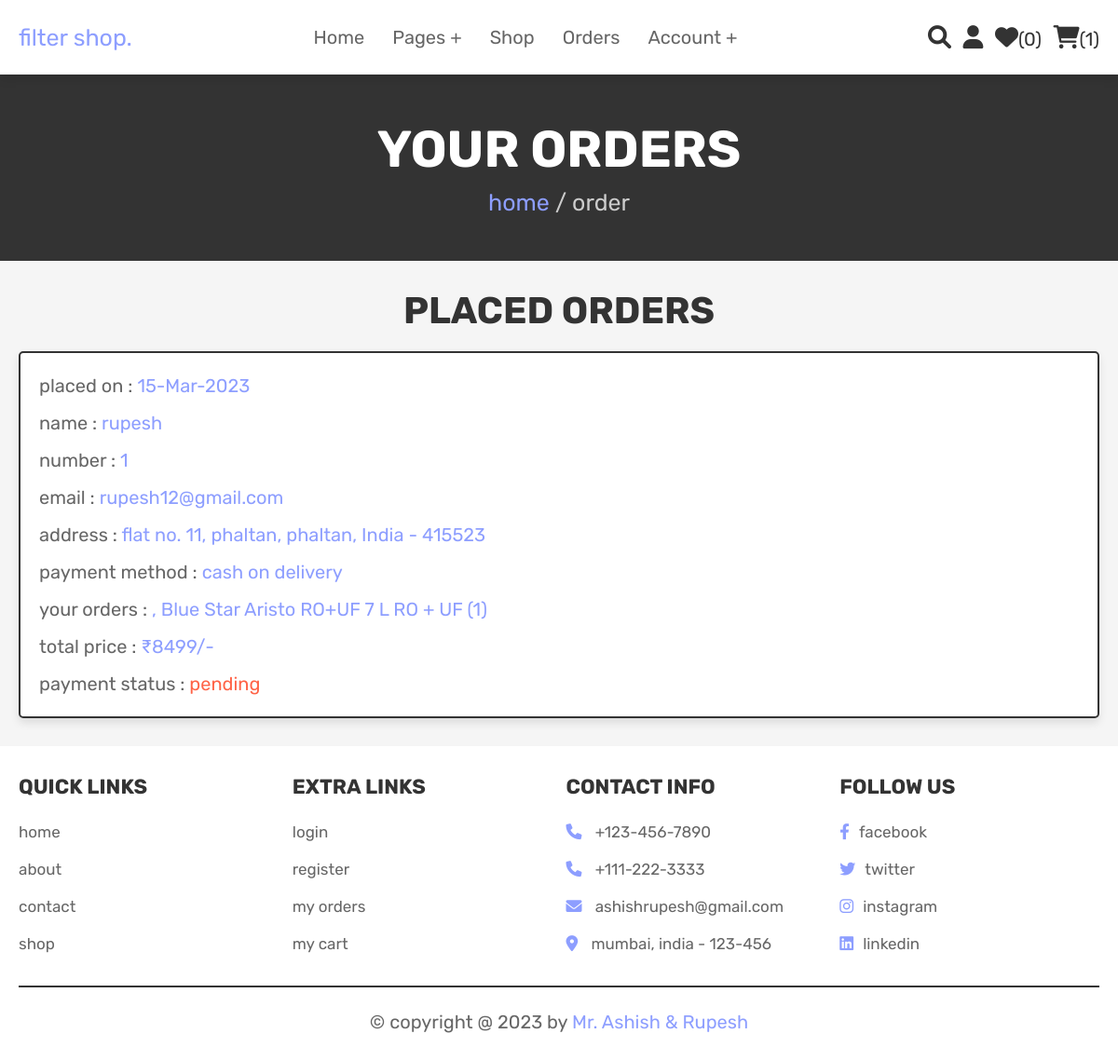
The page /orders.php (signed in) on the database as committed earlier.
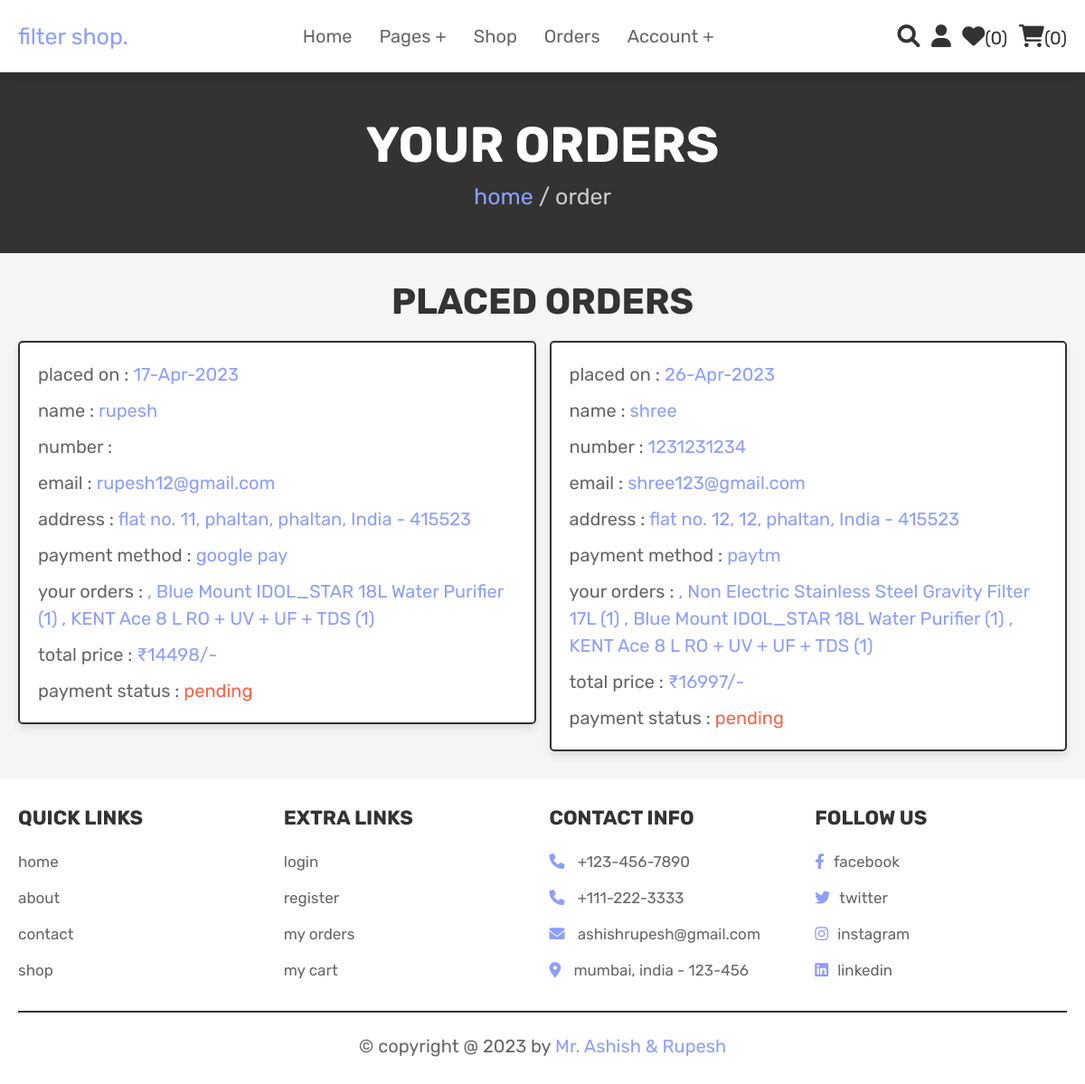
The same page on the database as committed later.
### tables this page shows
CREATE TABLE `orders` (
  `id` int(100) NOT NULL,
  `user_id` int(100) NOT NULL,
  `name` varchar(100) NOT NULL,
  `number` varchar(12) NOT NULL,
  `email` varchar(100) NOT NULL,
  `method` varchar(50) NOT NULL,
  `address` varchar(500) NOT NULL,
  `total_products` varchar(1000) NOT NULL,
  `total_price` int(100) NOT NULL,
  `placed_on` varchar(50) NOT NULL,
  `payment_status` varchar(20) NOT NULL DEFAULT 'pending',
  `order_id` int(100) DEFAULT NULL
);

### orders.php (the view, shortened to what this page needs)
<?php
@include 'config.php';
$user_id = $_SESSION['user_id'];
?>
<!DOCTYPE html>
<html lang="en">
<head>
   <link rel="stylesheet" href="https://cdnjs.cloudflare.com/ajax/libs/font-awesome/6.0.0/css/all.min.css">
   <link rel="stylesheet" href="css/style.css">
</head>
<body>
<?php @include 'header.php'; ?>
<section class="heading">
    <h3>your orders</h3>
    <p> <a href="home.php">home</a> / order </p>
</section>
<section class="placed-orders">
    <h1 class="title">placed orders</h1>
    <div class="box-container">
    <?php
        $select_orders = mysqli_query($conn, "SELECT * FROM `orders` WHERE user_id = '$user_id'") or die('query failed');
        if(mysqli_num_rows($select_orders) > 0){
            while($fetch_orders = mysqli_fetch_assoc($select_orders)){
    ?>
    <div class="box">
        <p> placed on : <span><?php echo $fetch_orders['placed_on']; ?></span> </p>
        <p> name : <span><?php echo $fetch_orders['name']; ?></span> </p>
        <p> number : <span><?php echo $fetch_orders['number']; ?></span> </p>
        <p> email : <span><?php echo $fetch_orders['email']; ?></span> </p>
        <p> address : <span><?php echo $fetch_orders['address']; ?></span> </p>
        <p> payment method : <span><?php echo $fetch_orders['method']; ?></span> </p>
        <p> your orders : <span><?php echo $fetch_orders['total_products']; ?></span> </p>
        <p> total price : <span>₹<?php echo $fetch_orders['total_price']; ?>/-</span> </p>
        <p> payment status : <span style="color:<?php if($fetch_orders['payment_status'] == 'pending'){echo 'tomato'; }else{echo 'green';} ?>"><?php echo $fetch_orders['payment_status']; ?></span> </p>
    </div>
    <?php
        }
    }else{
        echo '<p class="empty">no orders placed yet!</p>';
    }
    ?>
    </div>
</section>
<?php @include 'footer.php'; ?>
</body>
</html>

### header.php (shortened to what this page needs)
<header class="header">
    <div class="flex">
        <a href="home.php" class="logo">filter shop.</a>
        <nav class="navbar">
            <ul>
                <li><a href="home.php">home</a></li>
                <li><a href="#">pages +</a>
                </li>
                <li><a href="shop.php">shop</a></li>
                <li><a href="orders.php">orders</a></li>
                <li><a href="#">account +</a>
                </li>
            </ul>
        </nav>
        <div class="icons">
            <a href="search_page.php" class="fas fa-search"></a>
            <div id="user-btn" class="fas fa-user"></div>
            <?php
                $select_wishlist_count = mysqli_query($conn, "SELECT * FROM `wishlist` WHERE user_id = '$user_id'") or die('query failed');
                $wishlist_num_rows = mysqli_num_rows($select_wishlist_count);
            ?>
            <a href="wishlist.php"><i class="fas fa-heart"></i><span>(<?php echo $wishlist_num_rows; ?>)</span></a>
            <?php
                $select_cart_count = mysqli_query($conn, "SELECT * FROM `cart` WHERE user_id = '$user_id'") or die('query failed');
                $cart_num_rows = mysqli_num_rows($select_cart_count);
            ?>
            <a href="cart.php"><i class="fas fa-shopping-cart"></i><span>(<?php echo $cart_num_rows; ?>)</span></a>
        </div>
    </div>
</header>

Rows that differ between the two databases and show on the page:
removed orders: placed_on "15-Mar-2023", name "rupesh", number "1", email "rupesh12@gmail.com", address "flat no. 11, phaltan, phaltan, India - 415523", method "cash on delivery", total_products ", Blue Star Aristo RO+UF 7 L RO + UF (1)", total_price "8499", payment_status "pending"
added orders: placed_on "17-Apr-2023", name "rupesh", email "rupesh12@gmail.com", address "flat no. 11, phaltan, phaltan, India - 415523", method "google pay", total_products ", Blue Mount IDOL_STAR 18L Water Purifier (1) , KENT Ace 8 L RO + UV + UF + TDS (1)", total_price "14498", payment_status "pending"
added orders: placed_on "26-Apr-2023", name "shree", number "1231231234", email "shree123@gmail.com", address "flat no. 12, 12, phaltan, India - 415523", method "paytm", total_products ", Non Electric Stainless Steel Gravity Filter 17L (1) , Blue Mount IDOL_STAR 18L Water Purifier (1) , KENT Ace 8 L RO + UV + UF + TDS (1)", total_price "16997", payment_status "pending"
Other text that changed with them:
$cart_num_rows: "1" → "0"
